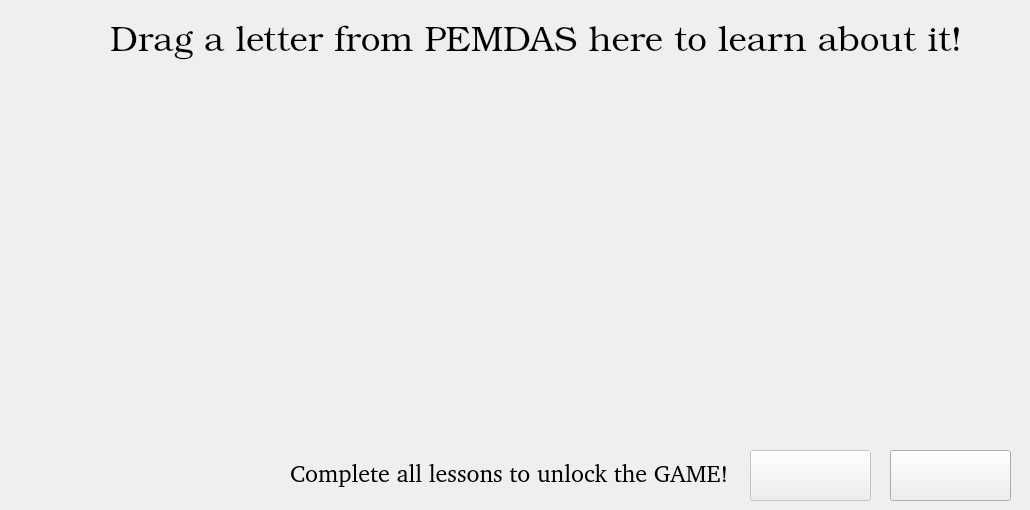
     <widget class="QWidget" name="selectLetter">
      <widget class="QPushButton" name="levelSelectButton">
       <property name="geometry">
        <rect>
         <x>890</x>
         <y>450</y>
         <width>121</width>
         <height>51</height>
        </rect>
       </property>
       <property name="styleSheet">
        <string notr="true">border-image: url(:/Pictures/selectlevel.png);</string>
       </property>
       <property name="text">
        <string/>
       </property>
      </widget>
      <widget class="QLabel" name="instructions">
       <property name="geometry">
        <rect>
         <x>110</x>
         <y>20</y>
         <width>861</width>
         <height>45</height>
        </rect>
       </property>
       <property name="font">
        <font>
         <family>URW Bookman L</family>
         <pointsize>26</pointsize>
         <weight>9</weight>
         <italic>false</italic>
         <bold>false</bold>
        </font>
       </property>
       <property name="styleSheet">
        <string notr="true">font: 75 26pt &quot;URW Bookman L&quot;;</string>
       </property>
       <property name="text">
        <string>Drag a letter from PEMDAS here to learn about it!</string>
       </property>
      </widget>
      <widget class="QWidget" name="gridLayoutWidget">
       <property name="geometry">
        <rect>
         <x>30</x>
         <y>80</y>
         <width>991</width>
         <height>351</height>
        </rect>
       </property>
       <layout class="QGridLayout" name="selectionDraggables"/>
      </widget>
      <widget class="QPushButton" name="quizButton">
       <property name="enabled">
        <bool>false</bool>
       </property>
       <property name="geometry">
        <rect>
         <x>750</x>
         <y>450</y>
         <width>121</width>
         <height>51</height>
        </rect>
       </property>
       <property name="cursor">
        <cursorShape>ForbiddenCursor</cursorShape>
       </property>
       <property name="styleSheet">
        <string notr="true"/>
       </property>
       <property name="text">
        <string/>
       </property>
       <property name="checkable">
        <bool>false</bool>
       </property>
      </widget>
      <widget class="QLabel" name="hint">
       <property name="geometry">
        <rect>
         <x>290</x>
         <y>450</y>
         <width>451</width>
         <height>45</height>
        </rect>
       </property>
       <property name="font">
        <font>
         <family>Bitstream Charter</family>
         <pointsize>18</pointsize>
         <italic>false</italic>
        </font>
       </property>
       <property name="text">
        <string>Complete all lessons to unlock the GAME!</string>
       </property>
      </widget>
     </widget>
